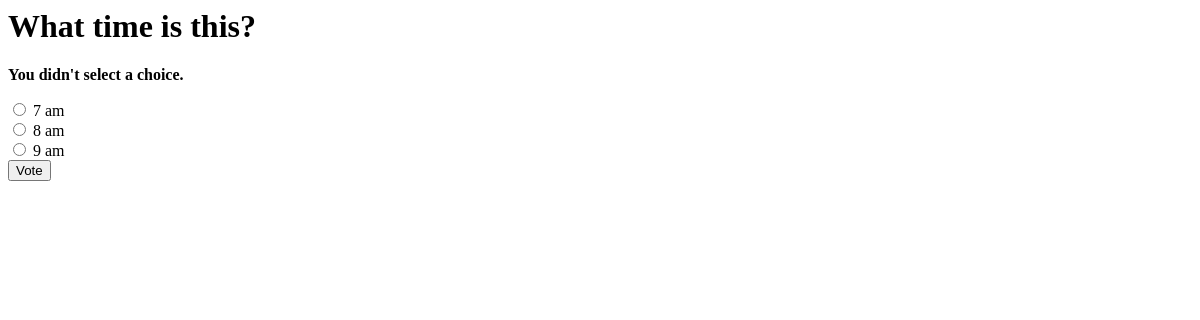
The app's page /polls/1/vote/, older data.
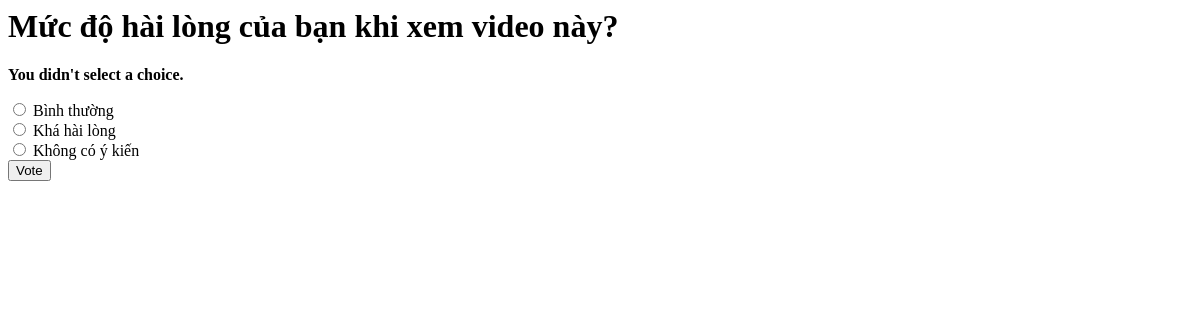
The same page, newer data.
### polls/models.py (models this page shows, shortened)
class Question(models.Model):
    question_text = models.CharField(max_length=200)
    pub_date = models.DateTimeField('date published')
    def was_published_recently(self):
        return self.pub_date >= timezone.now() - datetime.timedelta(days=1) >= timezone.now()
    was_published_recently.admin_order_field = 'pub_date'
    was_published_recently.boolean = True
    was_published_recently.short_description = 'Publish Recently?'

class Choice(models.Model):
    question = models.ForeignKey(Question, on_delete=models.CASCADE)
    choice_text = models.CharField(max_length = 200)
    votes = models.IntegerField(default=0)

### polls/views.py (the view)
# urls.py: path('<int:question_id>/vote/', views.vote, name='vote')
def vote(request, question_id):
    question = get_object_or_404(Question, pk=question_id)
    try:
        selected_choice = question.choice_set.get(pk=request.POST['choice'])
    except (KeyError, Choice.DoesNotExist):
        return render(request, 'polls/detail.html', {
            'question': question,
            'error_message': "You didn't select a choice.",
        })
    else:
        selected_choice.votes += 1
        selected_choice.save()
        return HttpResponseRedirect(reverse('polls:results', args=(question_id,)))

### polls/templates/polls/detail.html
<h1>{{ question.question_text }}</h1>
{% if error_message %}
<p><strong>{{ error_message }}</strong></p>
{% endif %}
<form action="{% url 'polls:vote' question.id %}" method="post">
  {% csrf_token %} {% for choice in question.choice_set.all %}
  <input
    type="radio"
    name="choice"
    id="choice{{ forloop.counter }}"
    value="{{ choice.id }}"
  />
  <label for="choice{{ forloop.counter }}">{{ choice.choice_text }}</label>
  <br />
  {% endfor %}
  <input type="submit" value="Vote" />
</form>

Row changes from the older to the newer data that the page shows:
changed Question: question_text "What time is this?" → "Mức độ hài lòng của bạn khi xem video này?"
changed Choice: choice "☐ 7 am" → "☐ Bình thường"; choice_text "7 am" → "Bình thường"
changed Choice: choice "☐ 8 am" → "☐ Khá hài lòng"; choice_text "8 am" → "Khá hài lòng"
changed Choice: choice "☐ 9 am" → "☐ Không có ý kiến"; choice_text "9 am" → "Không có ý kiến"
